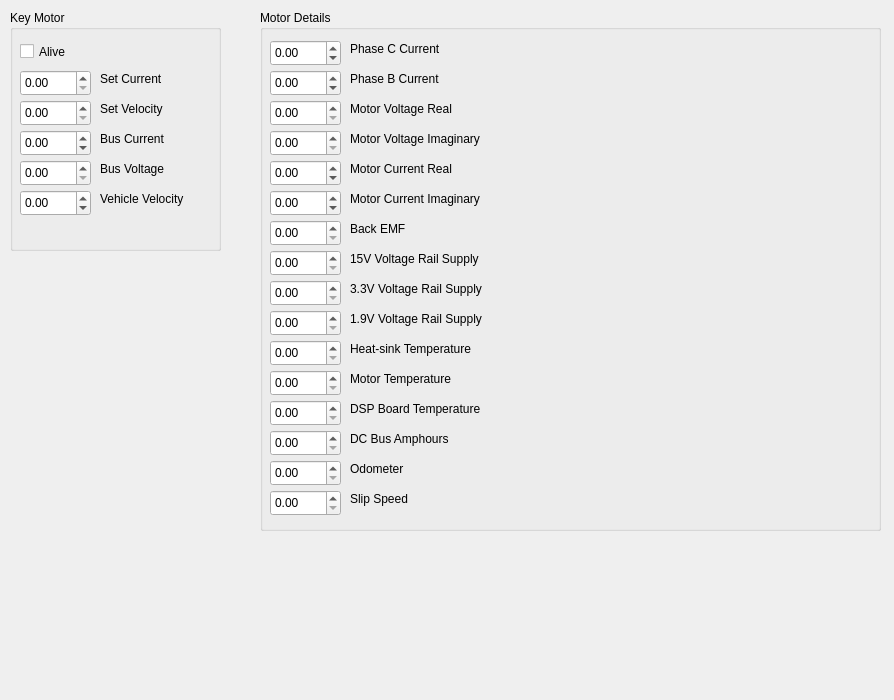
<?xml version="1.0" encoding="UTF-8"?>
<ui version="4.0">
 <class>MotorTab</class>
 <widget class="QWidget" name="MotorTab">
  <property name="geometry">
   <rect>
    <x>0</x>
    <y>0</y>
    <width>894</width>
    <height>700</height>
   </rect>
  </property>
  <property name="windowTitle">
   <string>Form</string>
  </property>
  <widget class="QGroupBox" name="Key">
   <property name="geometry">
    <rect>
     <x>10</x>
     <y>10</y>
     <width>211</width>
     <height>241</height>
    </rect>
   </property>
   <property name="title">
    <string>Key Motor</string>
   </property>
   <widget class="QCheckBox" name="alive">
    <property name="geometry">
     <rect>
      <x>10</x>
      <y>30</y>
      <width>92</width>
      <height>23</height>
     </rect>
    </property>
    <property name="text">
     <string>Alive</string>
    </property>
   </widget>
   <widget class="QDoubleSpinBox" name="setCurrent">
    <property name="geometry">
     <rect>
      <x>10</x>
      <y>60</y>
      <width>71</width>
      <height>26</height>
     </rect>
    </property>
    <property name="toolTip">
     <string>&lt;html&gt;&lt;head/&gt;&lt;body&gt;&lt;p&gt;Shoud be 55.&lt;/p&gt;&lt;/body&gt;&lt;/html&gt;</string>
    </property>
    <property name="minimum">
     <double>0.000000000000000</double>
    </property>
   </widget>
   <widget class="QDoubleSpinBox" name="busVoltage">
    <property name="geometry">
     <rect>
      <x>10</x>
      <y>150</y>
      <width>71</width>
      <height>26</height>
     </rect>
    </property>
    <property name="toolTip">
     <string>&lt;html&gt;&lt;head/&gt;&lt;body&gt;&lt;p&gt;11V ~ 12V&lt;/p&gt;&lt;/body&gt;&lt;/html&gt;</string>
    </property>
   </widget>
   <widget class="QLabel" name="busCurrentLabel">
    <property name="geometry">
     <rect>
      <x>90</x>
      <y>120</y>
      <width>121</width>
      <height>17</height>
     </rect>
    </property>
    <property name="text">
     <string>Bus Current</string>
    </property>
   </widget>
   <widget class="QLabel" name="busVoltageLabel">
    <property name="geometry">
     <rect>
      <x>90</x>
      <y>150</y>
      <width>91</width>
      <height>17</height>
     </rect>
    </property>
    <property name="toolTip">
     <string>&lt;html&gt;&lt;head/&gt;&lt;body&gt;&lt;p&gt;11V ~ 12V&lt;/p&gt;&lt;/body&gt;&lt;/html&gt;</string>
    </property>
    <property name="text">
     <string>Bus Voltage</string>
    </property>
   </widget>
   <widget class="QDoubleSpinBox" name="setVelocity">
    <property name="geometry">
     <rect>
      <x>10</x>
      <y>90</y>
      <width>71</width>
      <height>26</height>
     </rect>
    </property>
    <property name="toolTip">
     <string>&lt;html&gt;&lt;head/&gt;&lt;body&gt;&lt;p&gt;Should be a very high value.&lt;/p&gt;&lt;/body&gt;&lt;/html&gt;</string>
    </property>
   </widget>
   <widget class="QLabel" name="vehicleVelocityLabel">
    <property name="geometry">
     <rect>
      <x>90</x>
      <y>180</y>
      <width>111</width>
      <height>17</height>
     </rect>
    </property>
    <property name="toolTip">
     <string>&lt;html&gt;&lt;head/&gt;&lt;body&gt;&lt;p&gt;Probably 55.&lt;/p&gt;&lt;/body&gt;&lt;/html&gt;</string>
    </property>
    <property name="text">
     <string>Vehicle Velocity</string>
    </property>
   </widget>
   <widget class="QLabel" name="setCurrentLabel">
    <property name="geometry">
     <rect>
      <x>90</x>
      <y>60</y>
      <width>101</width>
      <height>17</height>
     </rect>
    </property>
    <property name="toolTip">
     <string>&lt;html&gt;&lt;head/&gt;&lt;body&gt;&lt;p&gt;Shoud be 55.&lt;/p&gt;&lt;/body&gt;&lt;/html&gt;</string>
    </property>
    <property name="text">
     <string>Set Current</string>
    </property>
   </widget>
   <widget class="QDoubleSpinBox" name="busCurrent">
    <property name="geometry">
     <rect>
      <x>10</x>
      <y>120</y>
      <width>71</width>
      <height>26</height>
     </rect>
    </property>
    <property name="minimum">
     <double>-99.989999999999995</double>
    </property>
   </widget>
   <widget class="QDoubleSpinBox" name="vehicleVelocity">
    <property name="geometry">
     <rect>
      <x>10</x>
      <y>180</y>
      <width>71</width>
      <height>26</height>
     </rect>
    </property>
    <property name="toolTip">
     <string>&lt;html&gt;&lt;head/&gt;&lt;body&gt;&lt;p&gt;Probably 55.&lt;/p&gt;&lt;/body&gt;&lt;/html&gt;</string>
    </property>
    <property name="minimum">
     <double>-99.989999999999995</double>
    </property>
   </widget>
   <widget class="QLabel" name="setVelocityLabel">
    <property name="geometry">
     <rect>
      <x>90</x>
      <y>90</y>
      <width>121</width>
      <height>17</height>
     </rect>
    </property>
    <property name="toolTip">
     <string>&lt;html&gt;&lt;head/&gt;&lt;body&gt;&lt;p&gt;Should be a very high value.&lt;/p&gt;&lt;/body&gt;&lt;/html&gt;</string>
    </property>
    <property name="text">
     <string>Set Velocity</string>
    </property>
   </widget>
  </widget>
  <widget class="QGroupBox" name="DetailsGroup">
   <property name="geometry">
    <rect>
     <x>260</x>
     <y>10</y>
     <width>621</width>
     <height>521</height>
    </rect>
   </property>
   <property name="title">
    <string>Motor Details</string>
   </property>
   <widget class="QDoubleSpinBox" name="phaseCCurrent">
    <property name="geometry">
     <rect>
      <x>10</x>
      <y>30</y>
      <width>71</width>
      <height>26</height>
     </rect>
    </property>
    <property name="toolTip">
     <string>&lt;html&gt;&lt;head/&gt;&lt;body&gt;&lt;p&gt;Probably 55.&lt;/p&gt;&lt;/body&gt;&lt;/html&gt;</string>
    </property>
    <property name="minimum">
     <double>-99.989999999999995</double>
    </property>
   </widget>
   <widget class="QDoubleSpinBox" name="motorCurrentImaginary">
    <property name="geometry">
     <rect>
      <x>10</x>
      <y>180</y>
      <width>71</width>
      <height>26</height>
     </rect>
    </property>
    <property name="minimum">
     <double>-99.989999999999995</double>
    </property>
   </widget>
   <widget class="QDoubleSpinBox" name="motorVoltageImaginary">
    <property name="geometry">
     <rect>
      <x>10</x>
      <y>120</y>
      <width>71</width>
      <height>26</height>
     </rect>
    </property>
   </widget>
   <widget class="QDoubleSpinBox" name="backEMF">
    <property name="geometry">
     <rect>
      <x>10</x>
      <y>210</y>
      <width>71</width>
      <height>26</height>
     </rect>
    </property>
   </widget>
   <widget class="QDoubleSpinBox" name="voltageRailSupply15V">
    <property name="geometry">
     <rect>
      <x>10</x>
      <y>240</y>
      <width>71</width>
      <height>26</height>
     </rect>
    </property>
   </widget>
   <widget class="QDoubleSpinBox" name="motorCurrentReal">
    <property name="geometry">
     <rect>
      <x>10</x>
      <y>150</y>
      <width>71</width>
      <height>26</height>
     </rect>
    </property>
    <property name="minimum">
     <double>-99.989999999999995</double>
    </property>
   </widget>
   <widget class="QDoubleSpinBox" name="motorVoltageReal">
    <property name="geometry">
     <rect>
      <x>10</x>
      <y>90</y>
      <width>71</width>
      <height>26</height>
     </rect>
    </property>
    <property name="minimum">
     <double>0.000000000000000</double>
    </property>
   </widget>
   <widget class="QDoubleSpinBox" name="phaseBCurrent">
    <property name="geometry">
     <rect>
      <x>10</x>
      <y>60</y>
      <width>71</width>
      <height>26</height>
     </rect>
    </property>
    <property name="toolTip">
     <string>&lt;html&gt;&lt;head/&gt;&lt;body&gt;&lt;p&gt;Probably 55.&lt;/p&gt;&lt;/body&gt;&lt;/html&gt;</string>
    </property>
    <property name="minimum">
     <double>-99.989999999999995</double>
    </property>
   </widget>
   <widget class="QLabel" name="label_36">
    <property name="geometry">
     <rect>
      <x>90</x>
      <y>30</y>
      <width>121</width>
      <height>17</height>
     </rect>
    </property>
    <property name="toolTip">
     <string>&lt;html&gt;&lt;head/&gt;&lt;body&gt;&lt;p&gt;Probably 55.&lt;/p&gt;&lt;/body&gt;&lt;/html&gt;</string>
    </property>
    <property name="text">
     <string>Phase C Current</string>
    </property>
   </widget>
   <widget class="QLabel" name="label_37">
    <property name="geometry">
     <rect>
      <x>90</x>
      <y>60</y>
      <width>121</width>
      <height>17</height>
     </rect>
    </property>
    <property name="toolTip">
     <string>&lt;html&gt;&lt;head/&gt;&lt;body&gt;&lt;p&gt;Probably 55.&lt;/p&gt;&lt;/body&gt;&lt;/html&gt;</string>
    </property>
    <property name="text">
     <string>Phase B Current</string>
    </property>
   </widget>
   <widget class="QLabel" name="label_38">
    <property name="geometry">
     <rect>
      <x>90</x>
      <y>90</y>
      <width>151</width>
      <height>17</height>
     </rect>
    </property>
    <property name="text">
     <string>Motor Voltage Real</string>
    </property>
   </widget>
   <widget class="QLabel" name="label_39">
    <property name="geometry">
     <rect>
      <x>90</x>
      <y>120</y>
      <width>181</width>
      <height>17</height>
     </rect>
    </property>
    <property name="text">
     <string>Motor Voltage Imaginary</string>
    </property>
   </widget>
   <widget class="QLabel" name="label_40">
    <property name="geometry">
     <rect>
      <x>90</x>
      <y>150</y>
      <width>181</width>
      <height>17</height>
     </rect>
    </property>
    <property name="text">
     <string>Motor Current Real</string>
    </property>
   </widget>
   <widget class="QLabel" name="label_41">
    <property name="geometry">
     <rect>
      <x>90</x>
      <y>180</y>
      <width>181</width>
      <height>17</height>
     </rect>
    </property>
    <property name="text">
     <string>Motor Current Imaginary</string>
    </property>
   </widget>
   <widget class="QLabel" name="label_42">
    <property name="geometry">
     <rect>
      <x>90</x>
      <y>210</y>
      <width>67</width>
      <height>17</height>
     </rect>
    </property>
    <property name="text">
     <string>Back EMF</string>
    </property>
   </widget>
   <widget class="QLabel" name="label_43">
    <property name="geometry">
     <rect>
      <x>90</x>
      <y>240</y>
      <width>171</width>
      <height>17</height>
     </rect>
    </property>
    <property name="text">
     <string>15V Voltage Rail Supply</string>
    </property>
   </widget>
   <widget class="QDoubleSpinBox" name="voltageRailSupply3V">
    <property name="geometry">
     <rect>
      <x>10</x>
      <y>270</y>
      <width>71</width>
      <height>26</height>
     </rect>
    </property>
   </widget>
   <widget class="QDoubleSpinBox" name="heatSinkTemp">
    <property name="geometry">
     <rect>
      <x>10</x>
      <y>330</y>
      <width>71</width>
      <height>26</height>
     </rect>
    </property>
   </widget>
   <widget class="QDoubleSpinBox" name="voltageRailSupply1V">
    <property name="geometry">
     <rect>
      <x>10</x>
      <y>300</y>
      <width>71</width>
      <height>26</height>
     </rect>
    </property>
   </widget>
   <widget class="QDoubleSpinBox" name="dspBoardTemp">
    <property name="geometry">
     <rect>
      <x>10</x>
      <y>390</y>
      <width>71</width>
      <height>26</height>
     </rect>
    </property>
   </widget>
   <widget class="QDoubleSpinBox" name="motorTemp">
    <property name="geometry">
     <rect>
      <x>10</x>
      <y>360</y>
      <width>71</width>
      <height>26</height>
     </rect>
    </property>
   </widget>
   <widget class="QDoubleSpinBox" name="odometer">
    <property name="geometry">
     <rect>
      <x>10</x>
      <y>450</y>
      <width>71</width>
      <height>26</height>
     </rect>
    </property>
   </widget>
   <widget class="QDoubleSpinBox" name="dcBusAmphours">
    <property name="geometry">
     <rect>
      <x>10</x>
      <y>420</y>
      <width>71</width>
      <height>26</height>
     </rect>
    </property>
   </widget>
   <widget class="QDoubleSpinBox" name="slipSpeed">
    <property name="geometry">
     <rect>
      <x>10</x>
      <y>480</y>
      <width>71</width>
      <height>26</height>
     </rect>
    </property>
   </widget>
   <widget class="QLabel" name="label_44">
    <property name="geometry">
     <rect>
      <x>90</x>
      <y>270</y>
      <width>171</width>
      <height>17</height>
     </rect>
    </property>
    <property name="text">
     <string>3.3V Voltage Rail Supply</string>
    </property>
   </widget>
   <widget class="QLabel" name="label_45">
    <property name="geometry">
     <rect>
      <x>90</x>
      <y>300</y>
      <width>171</width>
      <height>17</height>
     </rect>
    </property>
    <property name="text">
     <string>1.9V Voltage Rail Supply</string>
    </property>
   </widget>
   <widget class="QLabel" name="label_46">
    <property name="geometry">
     <rect>
      <x>90</x>
      <y>330</y>
      <width>161</width>
      <height>17</height>
     </rect>
    </property>
    <property name="text">
     <string>Heat-sink Temperature</string>
    </property>
   </widget>
   <widget class="QLabel" name="label_47">
    <property name="geometry">
     <rect>
      <x>90</x>
      <y>360</y>
      <width>151</width>
      <height>17</height>
     </rect>
    </property>
    <property name="text">
     <string>Motor Temperature</string>
    </property>
   </widget>
   <widget class="QLabel" name="label_48">
    <property name="geometry">
     <rect>
      <x>90</x>
      <y>390</y>
      <width>171</width>
      <height>17</height>
     </rect>
    </property>
    <property name="text">
     <string>DSP Board Temperature</string>
    </property>
   </widget>
   <widget class="QLabel" name="label_49">
    <property name="geometry">
     <rect>
      <x>90</x>
      <y>420</y>
      <width>151</width>
      <height>17</height>
     </rect>
    </property>
    <property name="text">
     <string>DC Bus Amphours</string>
    </property>
   </widget>
   <widget class="QLabel" name="label_50">
    <property name="geometry">
     <rect>
      <x>90</x>
      <y>450</y>
      <width>121</width>
      <height>17</height>
     </rect>
    </property>
    <property name="text">
     <string>Odometer</string>
    </property>
   </widget>
   <widget class="QLabel" name="label_51">
    <property name="geometry">
     <rect>
      <x>90</x>
      <y>480</y>
      <width>101</width>
      <height>17</height>
     </rect>
    </property>
    <property name="text">
     <string>Slip Speed</string>
    </property>
   </widget>
  </widget>
 </widget>
 <resources/>
 <connections/>
</ui>
